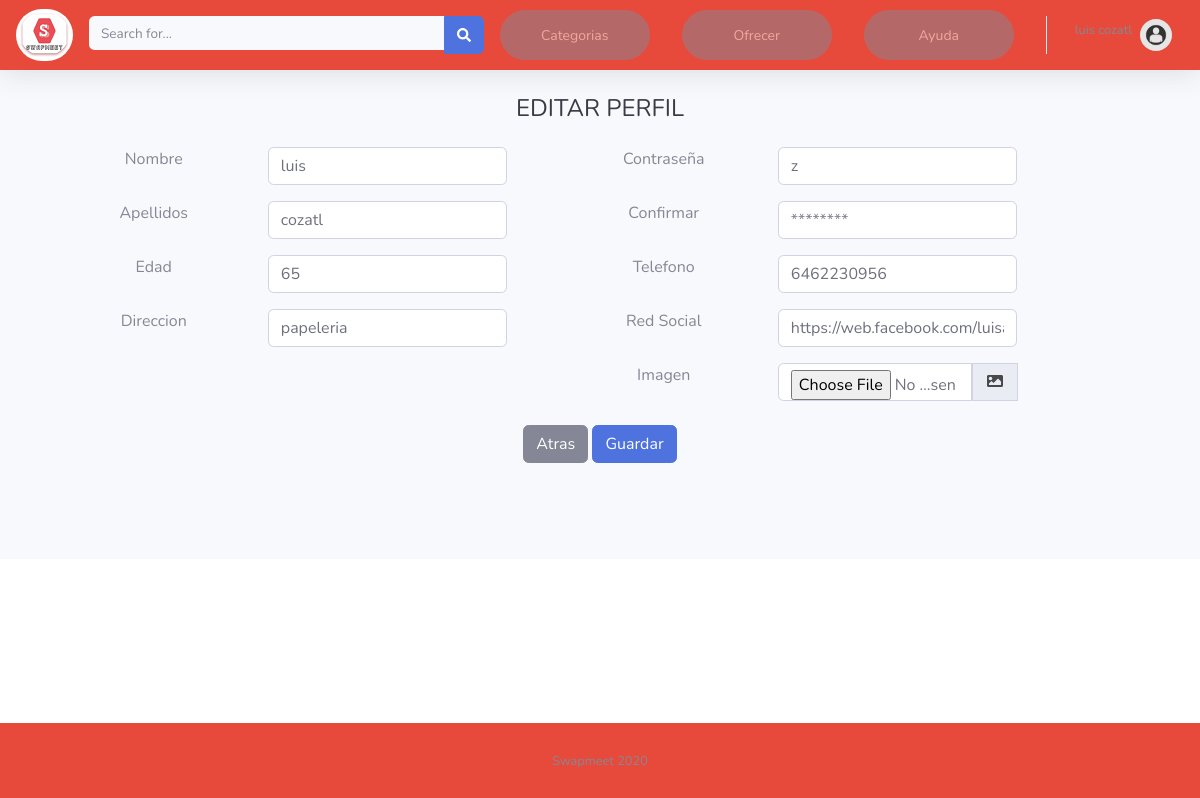
/profile_edit.php (signed in), run on an earlier commit of the app's database.
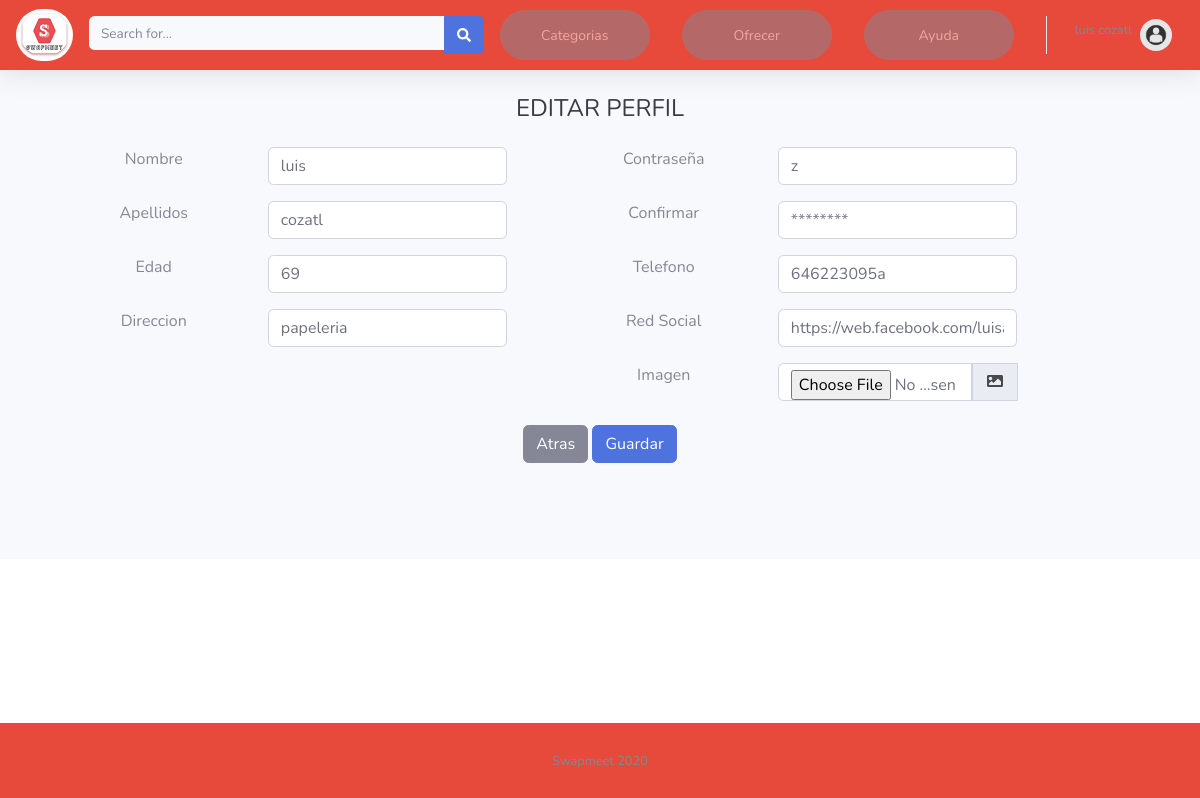
And on a later commit of the database.
### tables this page shows
CREATE TABLE `users_data` (
  `user_id` int(11) NOT NULL,
  `first_name` varchar(50) NOT NULL,
  `last_name` varchar(50) NOT NULL,
  `password` varchar(50) NOT NULL,
  `age` int(11) NOT NULL,
  `email` varchar(50) NOT NULL,
  `address` varchar(50) NOT NULL,
  `phone` varchar(20) DEFAULT NULL,
  `social_network` varchar(100) DEFAULT NULL,
  `img` varchar(30) DEFAULT NULL
);

### profile_edit.php (the view, shortened to what the changed rows need)
<?php
include("conexiondb.php");
?>
<!DOCTYPE html>
<html lang="en">
<head>
    <link href="css/all.min.css" rel="stylesheet" type="text/css">
    <link href="css/sb-admin-2.min.css" rel="stylesheet">
</head>
<body id="page-top">
    <div id="wrapper">
    <div id="content-wrapper" class="d-flex flex-column">
        <div id="content">
                    <div align="center">
                      <form id="userEdit" class="user">
                        <h1 class="h4 text-gray-900 mb-4">EDITAR PERFIL</h1>
                            <div class="row justify-content-center">
                               <div class="col-xl-10 col-lg-12 col-md-9">
                                 <?php
                              $getUserQuery = 'SELECT * FROM users_data WHERE user_id='.$_SESSION['user_id'];
                                $getUser = mysqli_query($conexion, $getUserQuery);
                                  $user = mysqli_fetch_assoc($getUser);
                              ?>
                                   <div class="row">
                                         <div class="col-lg-6">
                                               <div class="form-group row">
                                                  <div class="col-lg-8">
                                                      <div class="col-sm-10 mb-3 mb-sm-0">
                                                          <input type="text" class="form-control form-control-registro"  id="first_name" placeholder="nombre" name="first_name" value="<?php echo $user['first_name']; ?>">
                                                      </div>
                                                  </div>
                                                 </div>
                                                  <div class="form-group row">
                                                    <div class="col-lg-8">
                                                        <div class="col-sm-10 mb-3 mb-sm-0">
                                                            <input type="text" class="form-control form-control-registro" name="last_name" id="last_name" placeholder="apellido paterno" value="<?php echo $user['last_name']; ?>">
                                                        </div>
                                                    </div>
                                                 </div>
                                                  <div class="form-group row">
                                                    <div class="col-lg-8">
                                                        <div class="col-sm-10 mb-3 mb-sm-0">
                                                            <input type="text" class="form-control form-control-registro " id="age" placeholder="edad" name="age" value="<?php echo $user['age']; ?>">
                                                        </div>
                                                    </div>
                                                 </div>
                                                 <div class="form-group row">
                                                    <div class="col-lg-8">
                                                        <div class="col-sm-10 mb-3 mb-sm-0">
                                                            <input type="text" class="form-control form-control-registro " id="address" placeholder="Direccion" name="address" value="<?php echo $user['address']; ?>">
                                                        </div>
                                                    </div>
                                                 </div>
                                        </div>
                                        <div class="col-lg-6">
                                               <div class="form-group row">
                                                  <div class="col-lg-8">
                                                      <div class="col-sm-10 mb-3 mb-sm-0">
                                                          <input type="text" class="form-control form-control-registro " id="password" placeholder="********" name="password" value="<?php echo $user['password']; ?>">
                                                      </div>
                                                  </div>
                                                 </div>
                                                  <div class="form-group row">
                                                    <div class="col-lg-8">
                                                        <div class="col-sm-10 mb-3 mb-sm-0">
                                                            <input type="text" class="form-control form-control-registro " id="phone" placeholder="646-455-55-55" name="phone" value="<?php echo $user['phone']; ?>">
                                                        </div>
                                                    </div>
                                                 </div>
                                                 <div class="form-group row">
                                                    <div class="col-lg-8">
                                                        <div class="col-sm-10 mb-3 mb-sm-0">
                                                            <input type="text" class="form-control form-control-registro " id="social_network" name="social_network" value="<?php echo $user['social_network']; ?>" placeholder="https://www.facebook.com/profile/user1">
                                                        </div>
                                                    </div>
                                                 </div>
                                                 <div class="form-group row">
                                                      <div class="col-lg-8">
                                                      <div class="col-sm-10 mb-3 mb-sm-0">
                                                              <div class="input-group mb-2">
                                                                <input type="file" class="form-control form-control-registro" name="file" id="file" value="<?php echo $user['img'];?>" placeholder="C://Imga">
                                                                 <div class="input-group-prepend">
                                                                      <div class="input-group-text">
                                                                     </div>
                                                                 </div>
                                                               </div>
                                                          </div>
                                                      </div>
                                                </div>
                                        </div>
                                  </div>
                                </div>
                              </div>
                         </form>
                           </div>
             </div>
             <br><br><br><br>
         </div>
    </div>
</body>
</html>

What changed in the data, as far as the page shows it:
changed users_data "luis": age "65" → "69"; phone "6462230956" → "646223095a"
